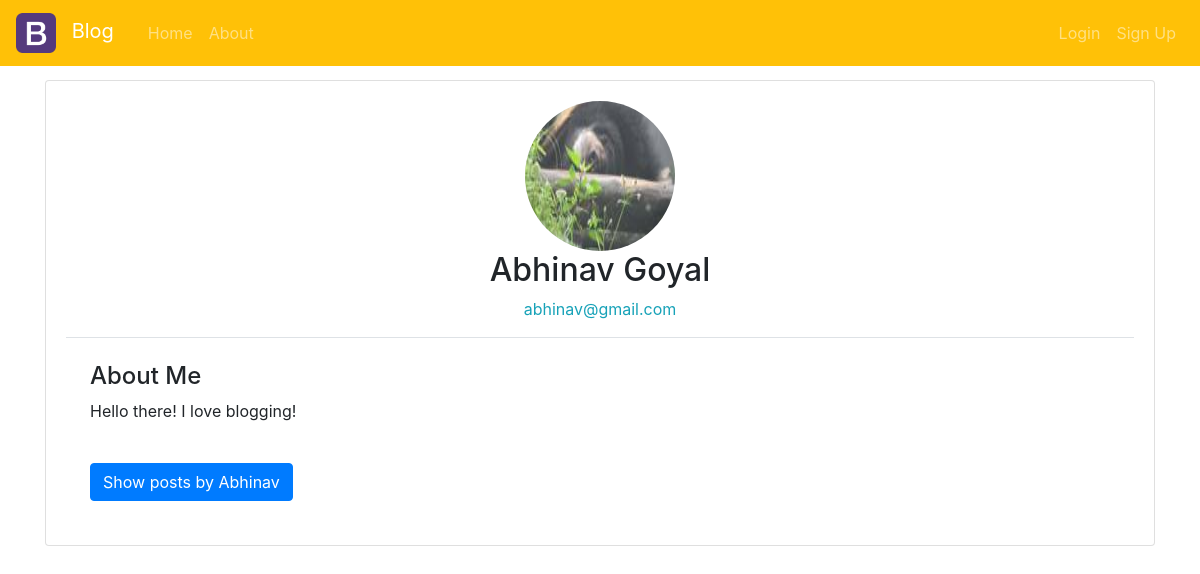
The app's page /profile/1 with its own data.
### flask_blog/models.py (models this page shows, shortened)
class User(db.Model, UserMixin):
    about_text = "Hello there! I love blogging!"
    id = db.Column(db.Integer, primary_key=True)
    first_name = db.Column(db.String(20), nullable=False)
    last_name = db.Column(db.String(20), nullable=False)
    email = db.Column(db.String(100), unique=True, nullable=False)
    password = db.Column(db.String(20), nullable=False)
    profile_pic = db.Column(db.String(60), nullable=False, default="default.png")
    about_me = db.Column(db.Text, nullable=False, default=about_text)
    posts = db.relationship("Post", backref="creator", lazy=True)

### flask_blog/routes.py (the view)
    @app.route("/profile/<int:user_id>")
    def profile_by_id(user_id):
        user = User.query.get_or_404(user_id)
        data = Post.query.filter_by(creator=user).order_by(Post.date_posted.desc()).all()
        return render_template("user.html", title=f"{user.first_name} {user.last_name}", profile=user, posts=data)

### flask_blog/templates/user.html (shortened to what this page needs)
{% extends "layout.html" %}
{% block contents %}
<div class="card">
    <div class="card-body">
        <img class="rounded-circle mx-auto d-block" style="width:150px; height:150px;" src="{{url_for('static', filename='profile_pictures/'+profile.profile_pic)}}" alt="Profile Picture">
        <h2 class="card-text text-center">{{profile.first_name+" "+profile.last_name}}</h2>
        <p class="card-text text-center text-info">{{profile.email}}</p>
        <div class="border-top p-4">
            <h4 class="card-text">About Me</h4>
            <p class="card-text blog-content">{{profile.about_me}}</p>
            <button class="btn btn-primary mt-4" data-toggle="collapse" data-target="#collapseUserPost">Show posts by {{profile.first_name}}</button>
        </div>
    </div>
</div>
{% endblock contents %}

### flask_blog/static/main.css (style rules this page uses)
body { background-colour:#FAFAFA; margin-top:80px; }
.blog-content { white-space:pre-line; }

### records on screen
User: profile_pic (picture), first_name+last_name "Abhinav Goyal", email "abhinav@gmail.com", about_me "Hello there! I love blogging!", first_name "Abhinav"
